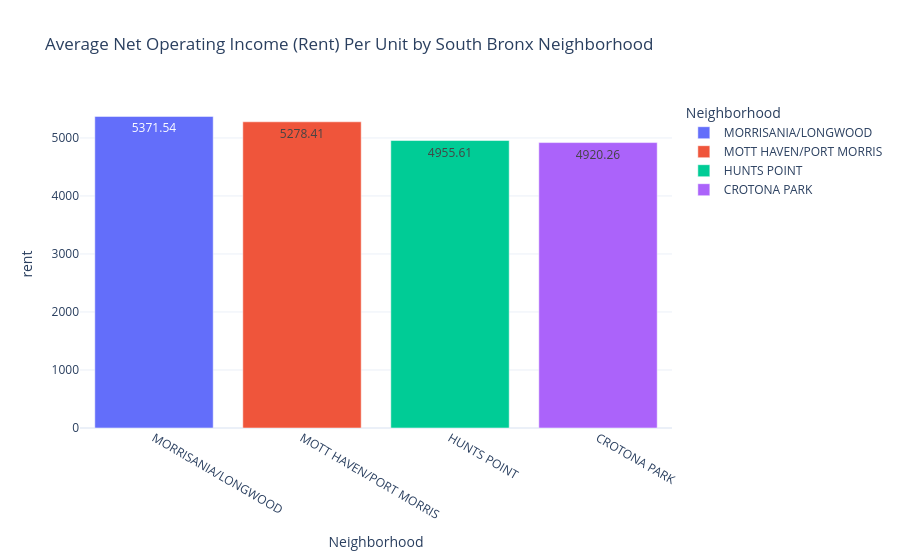

Notebook code for this chart:
### Code cell
fig = px.bar(
    neighborhood_rent_means,
    x='Neighborhood',
    y='rent',
    title='Average Net Operating Income (Rent) Per Unit by South Bronx Neighborhood',
    labels={
        'Neighborhood': 'Neighborhood',
        'Average_Rent': 'Average Annual Rent Per Unit ($)'
    },
    text_auto='.2f',       
    color='Neighborhood',   
    template='plotly_white'
)
fig.show()

### Figure 1 — Plotly figure (JSON) as saved in the notebook; plotly's stock layout.template omitted (floating-point values rounded to 4 significant figures)
{"data": [{"hovertemplate": "Neighborhood=%{x}<br>rent=%{y}<extra></extra>", "legendgroup": "MORRISANIA/LONGWOOD", "marker": {"color": "#636efa", "pattern": {"shape": ""}}, "name": "MORRISANIA/LONGWOOD", "orientation": "v", "showlegend": true, "textposition": "auto", "texttemplate": "%{y:.2f}", "type": "bar", "x": ["MORRISANIA/LONGWOOD"], "xaxis": "x", "y": [5372.0], "yaxis": "y"}, {"hovertemplate": "Neighborhood=%{x}<br>rent=%{y}<extra></extra>", "legendgroup": "MOTT HAVEN/PORT MORRIS", "marker": {"color": "#EF553B", "pattern": {"shape": ""}}, "name": "MOTT HAVEN/PORT MORRIS", "orientation": "v", "showlegend": true, "textposition": "auto", "texttemplate": "%{y:.2f}", "type": "bar", "x": ["MOTT HAVEN/PORT MORRIS"], "xaxis": "x", "y": [5278.0], "yaxis": "y"}, {"hovertemplate": "Neighborhood=%{x}<br>rent=%{y}<extra></extra>", "legendgroup": "HUNTS POINT", "marker": {"color": "#00cc96", "pattern": {"shape": ""}}, "name": "HUNTS POINT", "orientation": "v", "showlegend": true, "textposition": "auto", "texttemplate": "%{y:.2f}", "type": "bar", "x": ["HUNTS POINT"], "xaxis": "x", "y": [4956.0], "yaxis": "y"}, {"hovertemplate": "Neighborhood=%{x}<br>rent=%{y}<extra></extra>", "legendgroup": "CROTONA PARK", "marker": {"color": "#ab63fa", "pattern": {"shape": ""}}, "name": "CROTONA PARK", "orientation": "v", "showlegend": true, "textposition": "auto", "texttemplate": "%{y:.2f}", "type": "bar", "x": ["CROTONA PARK"], "xaxis": "x", "y": [4920.0], "yaxis": "y"}], "layout": {"autosize": true, "barmode": "relative", "legend": {"title": {"text": "Neighborhood"}, "tracegroupgap": 0}, "title": {"text": "Average Net Operating Income (Rent) Per Unit by South Bronx Neighborhood"}, "xaxis": {"anchor": "y", "autorange": true, "categoryarray": ["MORRISANIA/LONGWOOD", "MOTT HAVEN/PORT MORRIS", "HUNTS POINT", "CROTONA PARK"], "categoryorder": "array", "domain": [0, 1], "range": [-0.5, 3.5], "title": {"text": "Neighborhood"}, "type": "category"}, "yaxis": {"anchor": "x", "autorange": true, "domain": [0, 1], "range": [0, 5654.0], "title": {"text": "rent"}, "type": "linear"}}}
